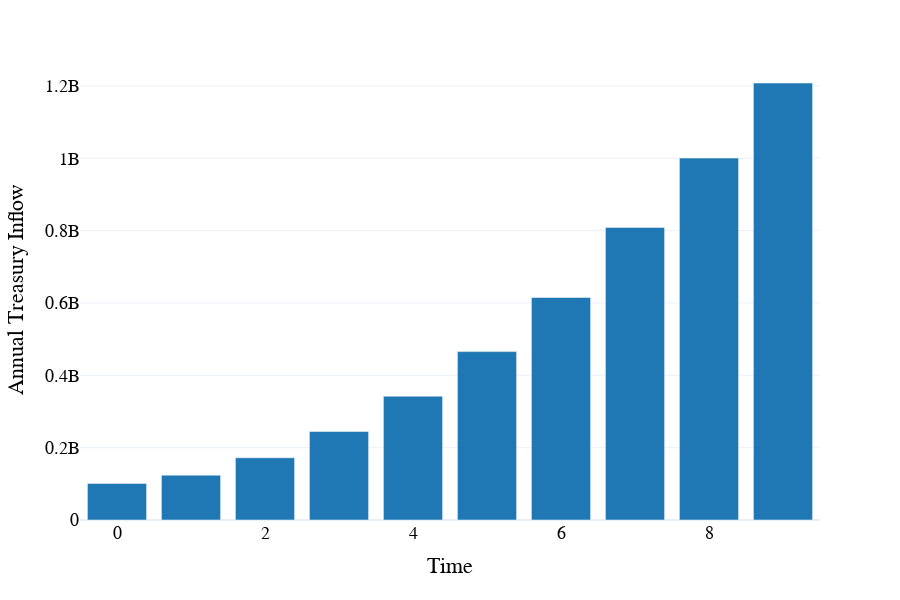

Here is the notebook cell this chart was saved with:
### Code cell
visualizations.plot_treasury_balance_barplot(
    df_1,
)

### Figure 1 — Plotly figure (JSON) as saved in the notebook; plotly's stock layout.template omitted (floating-point values rounded to 4 significant figures)
{"data": [{"alignmentgroup": "True", "hovertemplate": "year=%{x}<br>total_inflation_to_validators_usd=%{y}<extra></extra>", "legendgroup": "", "marker": {"color": "#1f77b4"}, "name": "", "offsetgroup": "", "orientation": "v", "showlegend": false, "textposition": "auto", "type": "bar", "x": [0, 1, 2, 3, 4, 5, 6, 7, 8, 9], "xaxis": "x", "y": [101100000.0, 123900000.0, 172200000.0, 244700000.0, 342300000.0, 465500000.0, 615100000.0, 808900000.0, 1001000000.0, 1208000000.0], "yaxis": "y"}], "layout": {"autosize": false, "barmode": "group", "font": {"color": "black", "family": "Arial", "size": 18}, "height": 600, "hovermode": "x", "legend": {"tracegroupgap": 0}, "margin": {"t": 60}, "paper_bgcolor": "rgba(255, 255, 255, 1)", "plot_bgcolor": "rgba(255, 255, 255, 1)", "width": 900, "xaxis": {"anchor": "y", "domain": [0, 1], "title": {"text": "Time"}}, "yaxis": {"anchor": "x", "domain": [0, 1], "title": {"text": "Annual Treasury Inflow"}}}}
